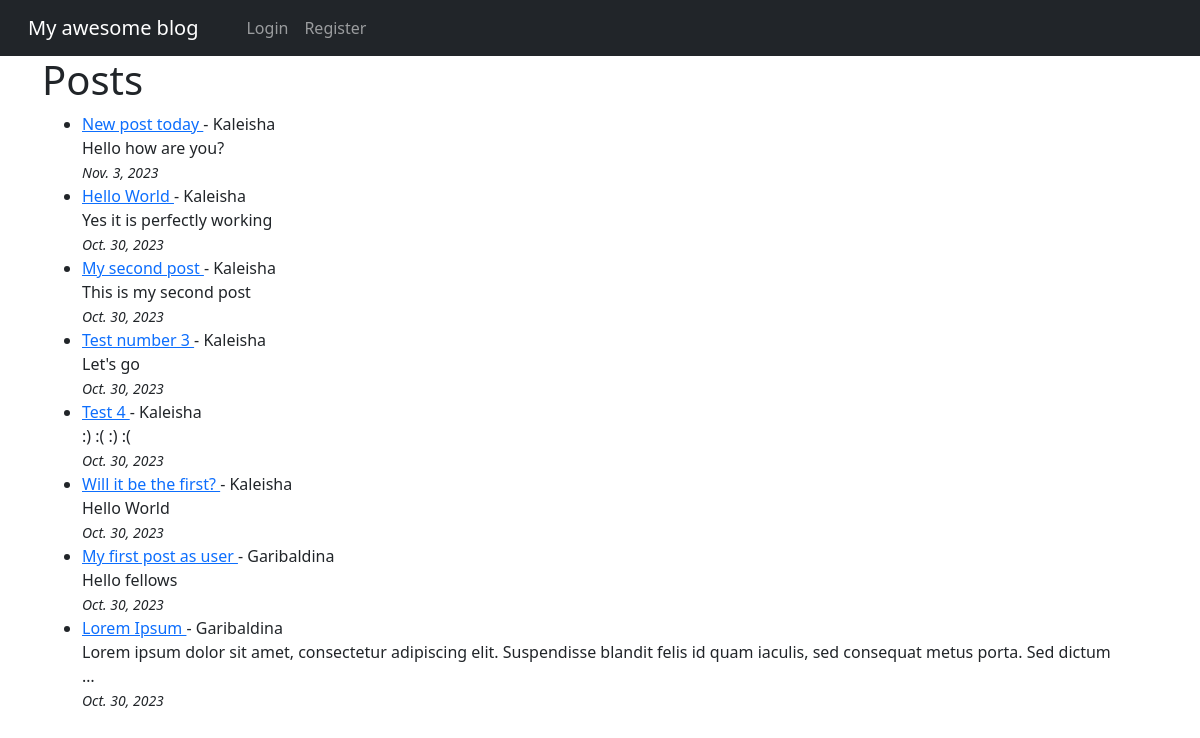
Before: / with the older database file.
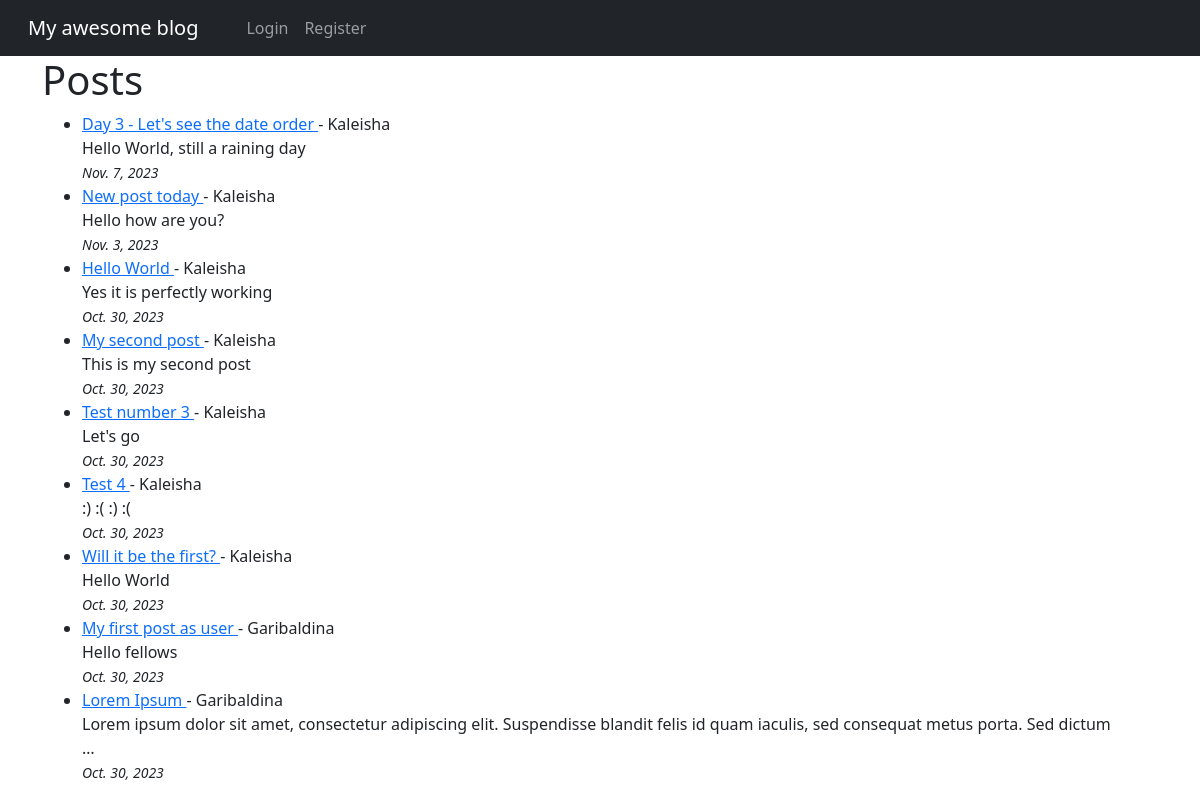
After: the same page with the newer database file.
### theblog/models.py (models this page shows, shortened)
class Post(models.Model):
    title = models.CharField(max_length=255)
    title_tag = models.CharField(max_length=255)
    body = models.TextField()
    author = models.ForeignKey(User, on_delete=models.CASCADE)
    post_date = models.DateField(auto_now_add=True)

### theblog/views.py (the view)
class HomeView(ListView):
    model = Post
    template_name = 'home.html'
    ordering = ['-post_date']

### theblog/templates/home.html (shortened to what this page needs)
{% extends "base.html" %}
{% block content %}
<h1>Posts</h1>
<ul>
{% for post in object_list %}
<li>
  <a href=" {% url 'article-detail' post.pk %}"
  > {{ post.title }} </a> - {{post.author.username }}
  {{ post.body|truncatewords:20|safe }}
  <small><br/> <i>{{ post.post_date }}</i></small></li>
{% endfor %}
</ul>
{% endblock %}

Changed rows visible on the page:
added Post: title "Day 3 - Let's see the date order", author.username "Kaleisha", body "Hello World, still a raining day", post_date "Nov. 7, 2023"
